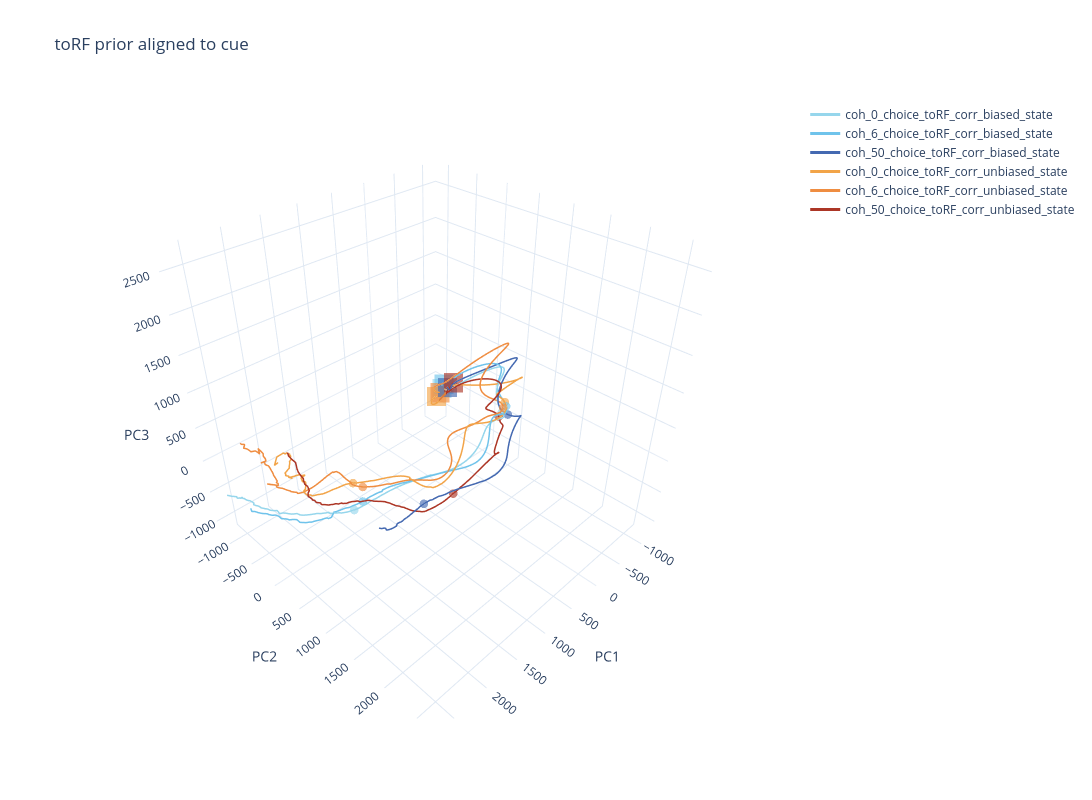

Notebook cell for this chart:
### Code cell
alignment = "cue"
state_values = ["biased_state", "unbiased_state"]  # States

# [x_choice,y_choice,z_choice] = toRF_pc_weights[alignment][:,:3].T @ choice_axis['toRF_prior'][alignment]
# [x_stimulus,y_stimulus,z_stimulus] = toRF_pc_weights[alignment][:,:3].T @ stimulus_axis['toRF_prior'][alignment]
# [x_bias,y_bias,z_bias] = toRF_pc_weights[alignment][:,:3].T @ bias_axis['toRF_prior'][alignment]

# Define colors for each coherence level
alignment_dict = ephys_config["alignment_settings_GP"][alignment]
conditions = [
	"coh_0_choice_toRF_corr",
	"coh_6_choice_toRF_corr",
	# "coh_20_choice_toRF_corr",
	"coh_50_choice_toRF_corr",
	# "coh_0_choice_awayRF_corr",
	# "coh_6_choice_awayRF_corr",
	# "coh_20_choice_awayRF_corr",
	# "coh_50_choice_awayRF_corr"
]

if alignment == "response":
    timepoints_list = np.arange(0, alignment_dict["end_time_ms"] - alignment_dict["start_time_ms"] + 1, 50)
else:
    timepoints_list=np.arange(-alignment_dict["start_time_ms"]+100, alignment_dict["end_time_ms"] - alignment_dict["start_time_ms"] + 1, 100)
onset_time = - alignment_dict["start_time_ms"]

#trim projection to onset time
mean_bias_projection = pc_projection_biased_state_toRF_prior["mean"][alignment]
mean_unbias_projection = pc_projection_unbiased_state_toRF_prior["mean"][alignment]
for key in mean_projection:
    mean_bias_projection[key] = mean_bias_projection[key][:,- alignment_dict["start_time_ms"]:]
    mean_unbias_projection[key] = mean_unbias_projection[key][:,- alignment_dict["start_time_ms"]:]
onset_time = 0
timepoints_list=np.arange(100, alignment_dict["end_time_ms"]  + 1, 100)

# Create a figure
fig = go.Figure()
plot_pca_projection(fig, conditions, state_values,
                    mean_bias_projection, mean_unbias_projection,
                    timepoints_list=timepoints_list, onset_time = onset_time,axes=(0,1,2))
# magnif = 50
# add_axis_arrow(fig,x_stimulus*magnif,y_stimulus*magnif,z_stimulus*magnif,color = 'black',legend='Stimulus Axis')
# add_axis_arrow(fig,x_choice*magnif,y_choice*magnif,z_choice*magnif,color = 'red',legend='Choice Axis')
# add_axis_arrow(fig,x_bias*magnif,y_bias*magnif,z_bias*magnif,color = 'blue',legend='Bias Axis')

# Set plot labels
fig.update_layout(width=1200, height=800, title=f"toRF prior aligned to {alignment}")


fig.show()
fig.write_html("PCA - toRF prior.html")

### Figure 1 — Plotly figure (JSON) as saved in the notebook; plotly's stock layout.template omitted (floating-point values rounded to 4 significant figures; data arrays with more than 128 entries replaced by an {"elided": "..."} marker saying what was removed)
{"data": [{"line": {"dash": "solid", "width": 3}, "marker": {"color": "#96D6EC", "opacity": 1, "size": 2, "symbol": "circle"}, "mode": "lines", "name": "coh_0_choice_toRF_corr_biased_state", "opacity": 1, "showlegend": true, "type": "scatter3d", "x": {"elided": "801 float values"}, "y": {"elided": "801 float values"}, "z": {"elided": "801 float values"}}, {"line": {"dash": "solid", "width": 3}, "marker": {"color": "#6FC3EB", "opacity": 1, "size": 2, "symbol": "circle"}, "mode": "lines", "name": "coh_6_choice_toRF_corr_biased_state", "opacity": 1, "showlegend": true, "type": "scatter3d", "x": {"elided": "801 float values"}, "y": {"elided": "801 float values"}, "z": {"elided": "801 float values"}}, {"line": {"dash": "solid", "width": 3}, "marker": {"color": "#4469B1", "opacity": 1, "size": 2, "symbol": "circle"}, "mode": "lines", "name": "coh_50_choice_toRF_corr_biased_state", "opacity": 1, "showlegend": true, "type": "scatter3d", "x": {"elided": "801 float values"}, "y": {"elided": "801 float values"}, "z": {"elided": "801 float values"}}, {"line": {"dash": "solid", "width": 3}, "marker": {"color": "#F2A448", "opacity": 1, "size": 2, "symbol": "circle"}, "mode": "lines", "name": "coh_0_choice_toRF_corr_unbiased_state", "opacity": 1, "showlegend": true, "type": "scatter3d", "x": {"elided": "801 float values"}, "y": {"elided": "801 float values"}, "z": {"elided": "801 float values"}}, {"line": {"dash": "solid", "width": 3}, "marker": {"color": "#EF8D41", "opacity": 1, "size": 2, "symbol": "circle"}, "mode": "lines", "name": "coh_6_choice_toRF_corr_unbiased_state", "opacity": 1, "showlegend": true, "type": "scatter3d", "x": {"elided": "801 float values"}, "y": {"elided": "801 float values"}, "z": {"elided": "801 float values"}}, {"line": {"dash": "solid", "width": 3}, "marker": {"color": "#AC3626", "opacity": 1, "size": 2, "symbol": "circle"}, "mode": "lines", "name": "coh_50_choice_toRF_corr_unbiased_state", "opacity": 1, "showlegend": true, "type": "scatter3d", "x": {"elided": "801 float values"}, "y": {"elided": "801 float values"}, "z": {"elided": "801 float values"}}, {"line": {"dash": "solid", "width": 2}, "marker": {"color": "#96D6EC", "opacity": 0.8, "size": 5, "symbol": "circle"}, "mode": "markers", "name": " ", "opacity": 0.8, "showlegend": false, "type": "scatter3d", "x": [-737.0], "y": [538.3], "z": [-137.1]}, {"line": {"dash": "solid", "width": 2}, "marker": {"color": "#F2A448", "opacity": 0.8, "size": 5, "symbol": "circle"}, "mode": "markers", "name": " ", "opacity": 0.8, "showlegend": false, "type": "scatter3d", "x": [-833.3], "y": [502.1], "z": [-32.39]}, {"line": {"dash": "solid", "width": 2}, "marker": {"color": "#6FC3EB", "opacity": 0.8, "size": 5, "symbol": "circle"}, "mode": "markers", "name": " ", "opacity": 0.8, "showlegend": false, "type": "scatter3d", "x": [-837.5], "y": [526.4], "z": [-92.63]}, {"line": {"dash": "solid", "width": 2}, "marker": {"color": "#EF8D41", "opacity": 0.8, "size": 5, "symbol": "circle"}, "mode": "markers", "name": " ", "opacity": 0.8, "showlegend": false, "type": "scatter3d", "x": [-747.0], "y": [548.6], "z": [-61.11]}, {"line": {"dash": "solid", "width": 2}, "marker": {"color": "#4469B1", "opacity": 0.8, "size": 5, "symbol": "circle"}, "mode": "markers", "name": " ", "opacity": 0.8, "showlegend": false, "type": "scatter3d", "x": [-805.2], "y": [589.4], "z": [-182.7]}, {"line": {"dash": "solid", "width": 2}, "marker": {"color": "#AC3626", "opacity": 0.8, "size": 5, "symbol": "circle"}, "mode": "markers", "name": " ", "opacity": 0.8, "showlegend": false, "type": "scatter3d", "x": [-625.0], "y": [581.3], "z": [-127.0]}, {"line": {"dash": "solid", "width": 2}, "marker": {"color": "#96D6EC", "opacity": 0.8, "size": 5, "symbol": "circle"}, "mode": "markers", "name": " ", "opacity": 0.8, "showlegend": false, "type": "scatter3d", "x": [1681.0], "y": [271.5], "z": [-523.5]}, {"line": {"dash": "solid", "width": 2}, "marker": {"color": "#F2A448", "opacity": 0.8, "size": 5, "symbol": "circle"}, "mode": "markers", "name": " ", "opacity": 0.8, "showlegend": false, "type": "scatter3d", "x": [1469.0], "y": [6.465], "z": [-381.4]}, {"line": {"dash": "solid", "width": 2}, "marker": {"color": "#6FC3EB", "opacity": 0.8, "size": 5, "symbol": "circle"}, "mode": "markers", "name": " ", "opacity": 0.8, "showlegend": false, "type": "scatter3d", "x": [1536.0], "y": [264.3], "z": [-481.2]}, {"line": {"dash": "solid", "width": 2}, "marker": {"color": "#EF8D41", "opacity": 0.8, "size": 5, "symbol": "circle"}, "mode": "markers", "name": " ", "opacity": 0.8, "showlegend": false, "type": "scatter3d", "x": [1538.0], "y": [290.4], "z": [-227.2]}, {"line": {"dash": "solid", "width": 2}, "marker": {"color": "#4469B1", "opacity": 0.8, "size": 5, "symbol": "circle"}, "mode": "markers", "name": " ", "opacity": 0.8, "showlegend": false, "type": "scatter3d", "x": [1099.0], "y": [899.3], "z": [-392.0]}, {"line": {"dash": "solid", "width": 2}, "marker": {"color": "#AC3626", "opacity": 0.8, "size": 5, "symbol": "circle"}, "mode": "markers", "name": " ", "opacity": 0.8, "showlegend": false, "type": "scatter3d", "x": [672.5], "y": [983.3], "z": [-443.1]}, {"line": {"dash": "solid", "width": 2}, "marker": {"color": "#96D6EC", "opacity": 0.8, "size": 10, "symbol": "square"}, "mode": "markers", "name": " ", "opacity": 0.8, "showlegend": false, "type": "scatter3d", "x": [-658.3], "y": [-527.1], "z": [-204.3]}, {"line": {"dash": "solid", "width": 2}, "marker": {"color": "#F2A448", "opacity": 0.8, "size": 10, "symbol": "square"}, "mode": "markers", "name": " ", "opacity": 0.8, "showlegend": false, "type": "scatter3d", "x": [-261.6], "y": [-247.9], "z": [-19.39]}, {"line": {"dash": "solid", "width": 2}, "marker": {"color": "#6FC3EB", "opacity": 0.8, "size": 10, "symbol": "square"}, "mode": "markers", "name": " ", "opacity": 0.8, "showlegend": false, "type": "scatter3d", "x": [-729.1], "y": [-558.7], "z": [-178.6]}, {"line": {"dash": "solid", "width": 2}, "marker": {"color": "#EF8D41", "opacity": 0.8, "size": 10, "symbol": "square"}, "mode": "markers", "name": " ", "opacity": 0.8, "showlegend": false, "type": "scatter3d", "x": [-593.9], "y": [-508.1], "z": [-239.3]}, {"line": {"dash": "solid", "width": 2}, "marker": {"color": "#4469B1", "opacity": 0.8, "size": 10, "symbol": "square"}, "mode": "markers", "name": " ", "opacity": 0.8, "showlegend": false, "type": "scatter3d", "x": [-709.7], "y": [-467.7], "z": [-183.3]}, {"line": {"dash": "solid", "width": 2}, "marker": {"color": "#AC3626", "opacity": 0.8, "size": 10, "symbol": "square"}, "mode": "markers", "name": " ", "opacity": 0.8, "showlegend": false, "type": "scatter3d", "x": [-790.5], "y": [-426.1], "z": [-119.6]}], "layout": {"height": 800, "scene": {"aspectmode": "cube", "xaxis": {"range": [-1238.0, 2769.0], "title": {"text": "PC1"}}, "yaxis": {"range": [-1238.0, 2769.0], "title": {"text": "PC2"}}, "zaxis": {"range": [-1238.0, 2769.0], "title": {"text": "PC3"}}}, "title": {"text": "toRF prior aligned to cue"}, "width": 1200}}
